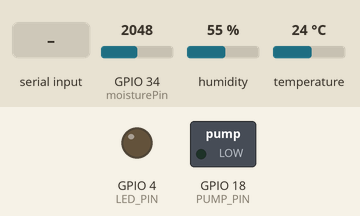
The sketch below on a simulated ESP32. On the bench: switched loads named in the sketch (green lamp = pin HIGH), output pins drawn as LEDs (lit = HIGH). Inputs (shaded band) come from the test bench; at power-on: GPIO 34 (moisturePin) = 2048, humidity 55 %, temperature 24 °C. WiFi joins after 1.5 s; servers stay silent unless stated; what the sketch prints to the serial monitor is not drawn.

Above: at 4.3 s.
4.4 s: "0\n" received over Serial
7.4 s: "1\n" received over Serial
9.7 s: GPIO 34 (moisturePin) set to 2787
11.2 s: GPIO 34 (moisturePin) set to 2871
At 12.3 s:
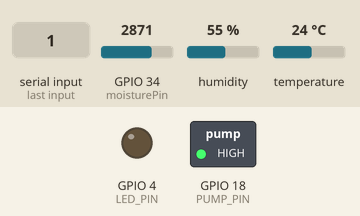
13.8 s: GPIO 34 (moisturePin) set to 1697
15.5 s: GPIO 34 (moisturePin) set to 1578
At 18.4 s:
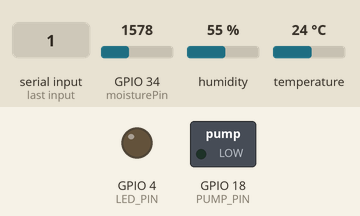
Timing chart, 0 to 19.5 s (numbered marks = the images above; inputs shaded):
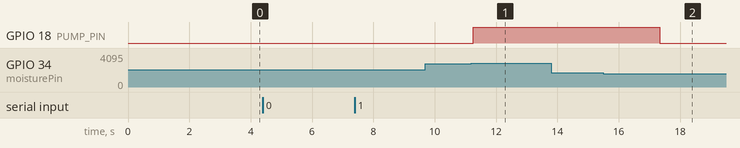

Measured:
- the behaviour switches between 2825 and 2826 on GPIO 34 (moisturePin) (found by bisection; images 0 and 1)
- the behaviour switches between 1639 and 1638 on GPIO 34 (moisturePin) (found by bisection; images 1 and 2)
- after the input at 4.4 s, every drawn part: stays the same
- after the input at 9.7 s, every drawn part: stays the same
- after the input at 11.2 s, GPIO 18 (PUMP_PIN): LOW → HIGH after 0.06 s
- after the input at 13.8 s, every drawn part: stays the same
- after the input at 15.5 s, GPIO 18 (PUMP_PIN): HIGH → LOW after 1.8 s

The sketch:

Smart_Plant_Pot.ino
```cpp
// Định nghĩa thông tin Blynk
#define BLYNK_TEMPLATE_ID "TMPL6iWIxyoZn"
#define BLYNK_TEMPLATE_NAME "TEMP"
#define BLYNK_AUTH_TOKEN "Pt1NbKjjmh6VASo9BfmlcSdqT2C55TDQ"

#include <Arduino.h>
#include <WiFi.h>
#include <BlynkSimpleEsp32.h>
#include <Adafruit_Sensor.h>
#include <DHT.h>
#include <DHT_U.h>

String ssid = "";
String password = "";
// Định nghĩa Virtual Pins trên Blynk
#define VIRTUAL_TEMP V0
#define VIRTUAL_HUMID V1
#define VIRTUAL_MOIST V2
#define VIRTUAL_LED V3
#define VIRTUAL_PUMP V4

// Chân kết nối thiết bị
#define LED_PIN 4
#define DHTPIN 5
#define DHTTYPE DHT11
#define PUMP_PIN 18
const int moisturePin = 34;

// Khởi tạo cảm biến DHT
DHT dht(DHTPIN, DHTTYPE);

void getWiFiCredentials() {
    Serial.print("Enter WiFi SSID: ");
    ssid = "";
    while (true) {
        if (Serial.available()) {
            char c = Serial.read();
            if (c == '\n') break;
            ssid += c;
            Serial.print(c);
        }
    }
    ssid.trim();
    Serial.println();

    Serial.print("Enter WiFi password: ");
    password = "";
    while (true) {
        if (Serial.available()) {
            char c = Serial.read();
            if (c == '\n') break;
            password += c;
            Serial.print(c);
        }
    }
    password.trim();
    Serial.println();

    Serial.println("\n✅ Xác nhận thông tin nhập:");
    Serial.print("WiFi SSID: "); Serial.println(ssid);
    Serial.print("WiFi Password: "); Serial.println(password);
}

void checkWiFiStatus() {
    switch (WiFi.status()) {
        case WL_NO_SSID_AVAIL:
            Serial.println("❌ SSID không khả dụng! Kiểm tra lại tên mạng.");
            break;
        case WL_CONNECT_FAILED:
            Serial.println("❌ Kết nối thất bại! Kiểm tra SSID hoặc mật khẩu.");
            break;
        case WL_CONNECTION_LOST:
            Serial.println("⚠️ Mất kết nối, thử lại...");
            break;
        case WL_DISCONNECTED:
            Serial.println("❌ Không thể kết nối WiFi!");
            break;
        case WL_CONNECTED:
            Serial.println("✅ WiFi đã kết nối!");
            break;
        default:
            Serial.println("⚠️ Lỗi WiFi không xác định.");
            break;
    }
}

void setup_wifi() {
    WiFi.disconnect(true);
    delay(1000);
    getWiFiCredentials();

    Serial.println("\n🔍 Kiểm tra thông tin:");
    Serial.print("WiFi SSID: "); Serial.println(ssid);
    Serial.print("WiFi Password: "); Serial.println(password);

    Serial.print("\n🔄 Đang kết nối WiFi: ");
    Serial.println(ssid);

    WiFi.begin(ssid, password);

    int retry = 0;
    while (WiFi.status() != WL_CONNECTED && retry < 20) {
        delay(500);
        Serial.print(".");
        retry++;
    }

    checkWiFiStatus();

    if (WiFi.status() == WL_CONNECTED) {
        Serial.print("📶 Địa chỉ IP: ");
        Serial.println(WiFi.localIP());
    } else {
        Serial.println("\n❌ Kết nối WiFi thất bại! Kiểm tra lại thông tin.");
    }
}

BLYNK_WRITE(VIRTUAL_PUMP) {
    int pumpState = param.asInt();
    digitalWrite(PUMP_PIN, pumpState);
    Serial.println(pumpState ? "🟢 Máy bơm ĐÃ BẬT!" : "🔴 Máy bơm ĐÃ TẮT!");
}

void setup() {
    Serial.begin(115200);
    delay(1000);
    setup_wifi();
    Blynk.begin(BLYNK_AUTH_TOKEN, ssid.c_str(), password.c_str());

    dht.begin();
    pinMode(LED_PIN, OUTPUT);
    pinMode(PUMP_PIN, OUTPUT);
}

void loop() {
    Blynk.run();

    int soilMoistureValue = analogRead(moisturePin);
    int moisture = map(soilMoistureValue, 4095, 0, 0, 100);

    int temperature = dht.readTemperature();
    int humidity = dht.readHumidity();

    Serial.printf("🌡 Temp: %d°C | 💧 Humidity: %d%% | 🌱 Moisture: %d%%\n", temperature, humidity, moisture);
    Blynk.virtualWrite(VIRTUAL_TEMP, temperature);
    Blynk.virtualWrite(VIRTUAL_HUMID, humidity);
    Blynk.virtualWrite(VIRTUAL_MOIST, moisture);

    if (moisture <= 30) {
        digitalWrite(PUMP_PIN, HIGH);
        Serial.println("🟢 Bật bơm nước!");
        Blynk.virtualWrite(VIRTUAL_PUMP, 1);
    } else if (moisture >= 60) {
        digitalWrite(PUMP_PIN, LOW);
        Serial.println("🔴 Tắt bơm nước!");
        Blynk.virtualWrite(VIRTUAL_PUMP, 0);
    }

    if (Serial.available()) {
        char cmd = Serial.read();
        if (cmd == '1') {
            digitalWrite(PUMP_PIN, HIGH);
            Serial.println("🟢 Máy bơm ĐÃ BẬT!");
            Blynk.virtualWrite(VIRTUAL_PUMP, 1);
        } else if (cmd == '0') {
            digitalWrite(PUMP_PIN, LOW);
            Serial.println("🔴 Máy bơm ĐÃ TẮT!");
            Blynk.virtualWrite(VIRTUAL_PUMP, 0);
        }
    }

    delay(2000);
}
```
